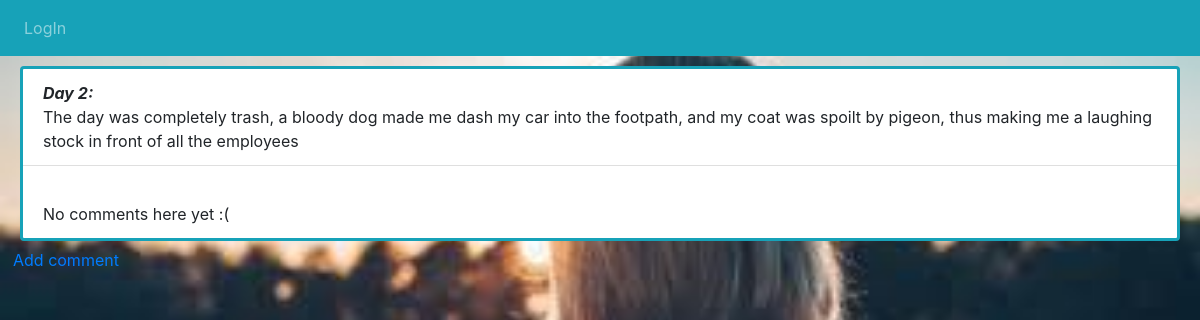
Page /therapist/diary/2 on the earlier database version.
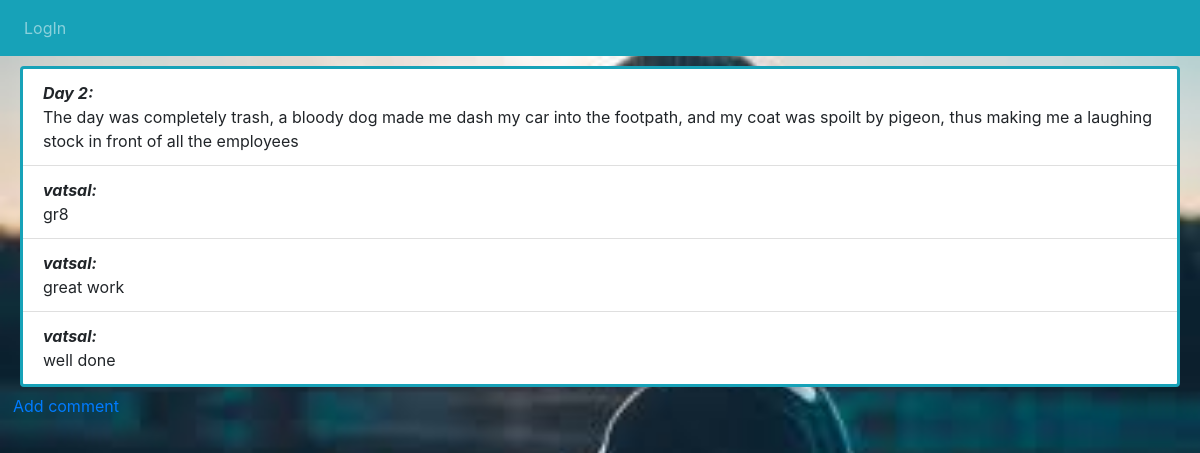
Same page on the later database version.
### misc/models.py (models this page shows, shortened)
class Comment(models.Model):
    post = models.ForeignKey(Diary, on_delete=models.CASCADE, related_name='comments')
    text = models.TextField()
    psychiatrist=models.ForeignKey(User,on_delete=models.CASCADE,related_name='psych')

### account/models.py (models this page shows, shortened)
class User(AbstractBaseUser, PermissionsMixin):
	GENDER=[('M','M'),('F','F')]
	email= models.EmailField(unique=True)
	username=models.CharField(max_length=200,null=False,blank=False)
	age= models.IntegerField(blank=False, null=False, default=0)
	gender= models.CharField(choices= GENDER, max_length=15)
	is_therapist=models.BooleanField(default=False)
	date_joined = models.DateTimeField(auto_now_add=True)
	is_staff= models.BooleanField(default=False)
	is_active= models.BooleanField(default=True)
	is_superuser= models.BooleanField(default=False)
	is_admin=models.BooleanField(default=False)
	objects = UserManager()
	USERNAME_FIELD = 'email'

### misc/views.py (the view)
# urls.py: path('diary/<int:product_id>',detail2,name='detail2'),
def detail2(request,product_id):
	diary=get_object_or_404(Diary, pk=product_id)
	return render(request,'misc/detail2.html',{'diary':diary})

### misc/templates/misc/detail2.html (shortened to what this page needs)
<!doctype html>
<html lang="en">
{% load static %}
<head>
    <link rel="stylesheet" href="https://maxcdn.bootstrapcdn.com/bootstrap/4.0.0/css/bootstrap.min.css">
    <link href="http://maxcdn.bootstrapcdn.com/font-awesome/4.2.0/css/font-awesome.min.css" rel="stylesheet">
</head>
<body>
    <nav class="navbar navbar-expand-sm bg-info navbar-dark">
        <ul class="navbar-nav">
		{% if user.is_authenticated %}
            <li class="nav-item active">
                <a class="nav-link" href="">Your Reply</a>
            </li>
            <li class="nav-item">
                <a class="nav-link" href="{% url 'home2' %}">Home</a>
            </li>
            <li class="nav-item pull-left">
                <a class="nav-link" href="{% url 'quiz' %}">Quiz</a>
            </li>
            <li class="nav-item pull-left">
                <a class="nav-link" href="{% url 'diary_all' %}">Diary</a>
            </li>
			<li class="nav-item pull-left">
                <a class="nav-link" >{{request.user.username}}</a>
            </li>
            <li class="nav-item pull-left">
                      <a class="nav-link" href="javascript:{document.getElementById('logout').submit()}">LogOut</a>
                      <form id="logout" method="POST" action="{% url 'logout' %}">
        {% csrf_token %}
        <input type="hidden" name="" />
      </form>
          </li>
			{% else %}
			<li class="nav-item pull-left">
                <a class="nav-link" href="{% url 'login' %}">LogIn</a>
            </li>
        </ul>
        {% endif %}
    </nav>
    <div class="card border-info" style="border-width: medium; margin-left: 20px; margin-right: 20px; margin-top: 10px">
        <ul class="list-group list-group-flush">
            <li class="list-group-item"><b><i>{{ diary.title }}:</i></b><br>{{ diary.Addition }}</li>
            {% for comment in diary.comments.all %}
              <li class="list-group-item"><b><i>{{ comment.psychiatrist.username }}:</i></b><br>{{ comment.text }}</li>
			  {% empty %}
			  <li class="list-group-item"><b></b><br>No comments here yet :(</li>
            {% endfor %}
        </ul>
    </div>
    <a class="btn btn-default" href="{% url 'add_comment_to_post' pk=diary.pk %}">Add comment</a>
</body>
</html>

Differences in the rows shown:
added Comment: psychiatrist.username "vatsal", text "gr8"
added Comment: psychiatrist.username "vatsal", text "great work"
added Comment: psychiatrist.username "vatsal", text "well done"
Other differences:
text no longer shown: "No comments here yet :("
